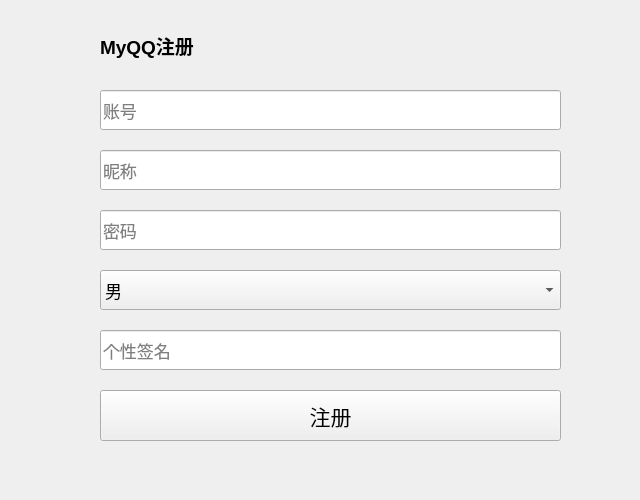
<?xml version="1.0" encoding="UTF-8"?>
<ui version="4.0">
 <class>QRegister</class>
 <widget class="QWidget" name="QRegister">
  <property name="geometry">
   <rect>
    <x>0</x>
    <y>0</y>
    <width>640</width>
    <height>500</height>
   </rect>
  </property>
  <property name="minimumSize">
   <size>
    <width>640</width>
    <height>500</height>
   </size>
  </property>
  <property name="maximumSize">
   <size>
    <width>640</width>
    <height>500</height>
   </size>
  </property>
  <property name="font">
   <font>
    <pointsize>16</pointsize>
   </font>
  </property>
  <property name="windowTitle">
   <string>Form</string>
  </property>
  <widget class="QLabel" name="label">
   <property name="geometry">
    <rect>
     <x>100</x>
     <y>30</y>
     <width>141</width>
     <height>31</height>
    </rect>
   </property>
   <property name="font">
    <font>
     <pointsize>14</pointsize>
     <weight>75</weight>
     <bold>true</bold>
    </font>
   </property>
   <property name="text">
    <string>MyQQ注册</string>
   </property>
  </widget>
  <widget class="QLineEdit" name="account">
   <property name="geometry">
    <rect>
     <x>100</x>
     <y>90</y>
     <width>461</width>
     <height>40</height>
    </rect>
   </property>
   <property name="sizePolicy">
    <sizepolicy hsizetype="Expanding" vsizetype="Fixed">
     <horstretch>0</horstretch>
     <verstretch>0</verstretch>
    </sizepolicy>
   </property>
   <property name="minimumSize">
    <size>
     <width>0</width>
     <height>40</height>
    </size>
   </property>
   <property name="font">
    <font>
     <pointsize>13</pointsize>
    </font>
   </property>
   <property name="styleSheet">
    <string notr="true"/>
   </property>
   <property name="placeholderText">
    <string>账号</string>
   </property>
  </widget>
  <widget class="QLineEdit" name="name">
   <property name="geometry">
    <rect>
     <x>100</x>
     <y>150</y>
     <width>461</width>
     <height>40</height>
    </rect>
   </property>
   <property name="font">
    <font>
     <pointsize>13</pointsize>
    </font>
   </property>
   <property name="styleSheet">
    <string notr="true"/>
   </property>
   <property name="placeholderText">
    <string>昵称</string>
   </property>
  </widget>
  <widget class="QLineEdit" name="password">
   <property name="geometry">
    <rect>
     <x>100</x>
     <y>210</y>
     <width>461</width>
     <height>40</height>
    </rect>
   </property>
   <property name="font">
    <font>
     <pointsize>13</pointsize>
    </font>
   </property>
   <property name="styleSheet">
    <string notr="true"/>
   </property>
   <property name="echoMode">
    <enum>QLineEdit::Password</enum>
   </property>
   <property name="placeholderText">
    <string>密码</string>
   </property>
  </widget>
  <widget class="QComboBox" name="comboBox">
   <property name="geometry">
    <rect>
     <x>100</x>
     <y>270</y>
     <width>461</width>
     <height>40</height>
    </rect>
   </property>
   <property name="font">
    <font>
     <pointsize>13</pointsize>
    </font>
   </property>
   <item>
    <property name="text">
     <string>男</string>
    </property>
   </item>
   <item>
    <property name="text">
     <string>女</string>
    </property>
   </item>
  </widget>
  <widget class="QPushButton" name="pushButton">
   <property name="geometry">
    <rect>
     <x>100</x>
     <y>390</y>
     <width>461</width>
     <height>51</height>
    </rect>
   </property>
   <property name="text">
    <string>注册</string>
   </property>
  </widget>
  <widget class="QLineEdit" name="sign">
   <property name="geometry">
    <rect>
     <x>100</x>
     <y>330</y>
     <width>461</width>
     <height>40</height>
    </rect>
   </property>
   <property name="font">
    <font>
     <pointsize>13</pointsize>
    </font>
   </property>
   <property name="styleSheet">
    <string notr="true"/>
   </property>
   <property name="echoMode">
    <enum>QLineEdit::Normal</enum>
   </property>
   <property name="placeholderText">
    <string>个性签名</string>
   </property>
  </widget>
 </widget>
 <resources/>
 <connections/>
</ui>
